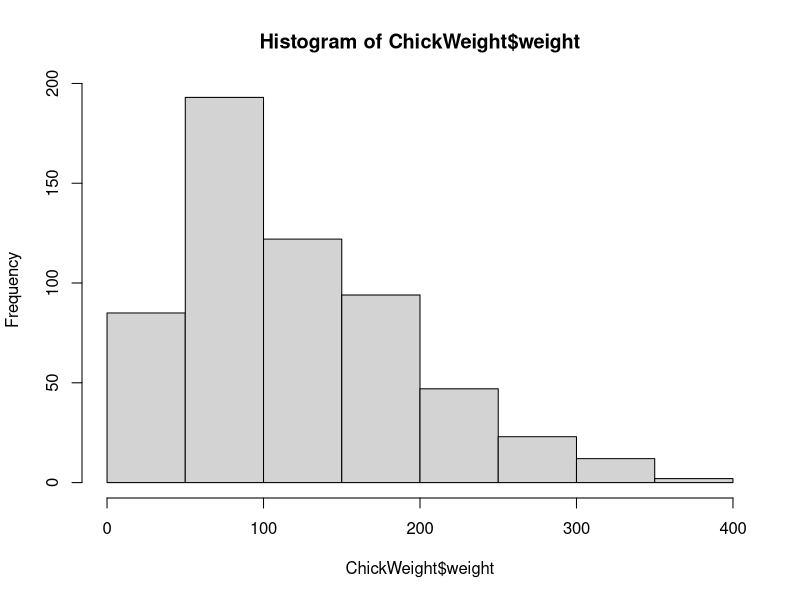

R code for this plot: (Note: this script raises an error after producing the figure.)
## ---- chunk 1
data(ChickWeight)
hist(ChickWeight$weight)
## ---- chunk 2

plot(chicks,, pch = 19, col = "darkgray", las = 1)


